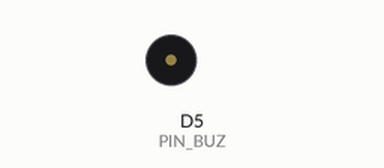
This sketch was run on a simulated ESP8266 (NodeMCU). Parts: buzzer (waves = sounding). What the sketch prints to the serial monitor is not drawn.

Above: at 0.1 s.
At 72.7 s:
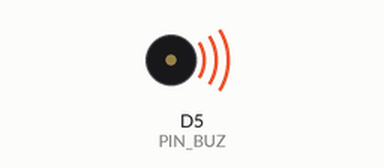
Timing chart, 0 to 79.3 s (numbered marks = the images above):
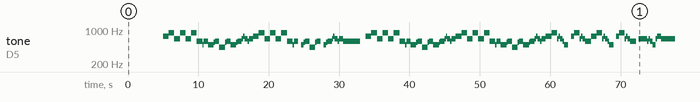

The sketch:

ex_hext_buzzer_v2.0.ino
```cpp
#include "pitches.h"

int PIN_BUZ = D5;
int ArraySize = sizeof(Song_M)/sizeof(int);

void setup()
{
  Serial.begin(9600);
  Serial.println();
  Serial.println("*** HexT Buzzer Board Test ***");

  delay(5000);// song play after 5 sec

  for(int i=0; i<ArraySize; i++)
  {
    tone(PIN_BUZ,Song_M[i]);
    delay(Song_R[i]*200);
    noTone(PIN_BUZ);
  }
}

void loop()
{
}
```

pitches.h
```cpp
#define NOTE_B0  31
#define NOTE_C1  33
#define NOTE_CS1 35
#define NOTE_D1  37
#define NOTE_DS1 39
#define NOTE_E1  41
#define NOTE_F1  44
#define NOTE_FS1 46
#define NOTE_G1  49
#define NOTE_GS1 52
#define NOTE_A1  55
#define NOTE_AS1 58
#define NOTE_B1  62
#define NOTE_C2  65
#define NOTE_CS2 69
#define NOTE_D2  73
#define NOTE_DS2 78
#define NOTE_E2  82
#define NOTE_F2  87
#define NOTE_FS2 93
#define NOTE_G2  98
#define NOTE_GS2 104
#define NOTE_A2  110
#define NOTE_AS2 117
#define NOTE_B2  123
#define NOTE_C3  131
#define NOTE_CS3 139
#define NOTE_D3  147
#define NOTE_DS3 156
#define NOTE_E3  165
#define NOTE_F3  175
#define NOTE_FS3 185
#define NOTE_G3  196
#define NOTE_GS3 208
#define NOTE_A3  220
#define NOTE_AS3 233
#define NOTE_B3  247
#define NOTE_C4  262
#define NOTE_CS4 277
#define NOTE_D4  294
#define NOTE_DS4 311
#define NOTE_E4  330
#define NOTE_F4  349
#define NOTE_FS4 370
#define NOTE_G4  392
#define NOTE_GS4 415
#define NOTE_A4  440
#define NOTE_AS4 466
#define NOTE_B4  494
#define NOTE_C5  523
#define NOTE_CS5 554
#define NOTE_D5  587
#define NOTE_DS5 622
#define NOTE_E5  659
#define NOTE_F5  698
#define NOTE_FS5 740
#define NOTE_G5  784
#define NOTE_GS5 831
#define NOTE_A5  880
#define NOTE_AS5 932
#define NOTE_B5  988
#define NOTE_C6  1047
#define NOTE_CS6 1109
#define NOTE_D6  1175
#define NOTE_DS6 1245
#define NOTE_E6  1319
#define NOTE_F6  1397
#define NOTE_FS6 1480
#define NOTE_G6  1568
#define NOTE_GS6 1661
#define NOTE_A6  1760
#define NOTE_AS6 1865
#define NOTE_B6  1976
#define NOTE_C7  2093
#define NOTE_CS7 2217
#define NOTE_D7  2349
#define NOTE_DS7 2489
#define NOTE_E7  2637
#define NOTE_F7  2794
#define NOTE_FS7 2960
#define NOTE_G7  3136
#define NOTE_GS7 3322
#define NOTE_A7  3520
#define NOTE_AS7 3729
#define NOTE_B7  3951
#define NOTE_C8  4186
#define NOTE_CS8 4435
#define NOTE_D8  4699
#define NOTE_DS8 4978

/*int Song_M[] =
{
  NOTE_G4, NOTE_C5, NOTE_B4, NOTE_A4,
  NOTE_C5, NOTE_G4, NOTE_E4, NOTE_G4,
  NOTE_C5, NOTE_D5, NOTE_E5, NOTE_F5, NOTE_E5,
  NOTE_D5, 0,
  NOTE_G5, NOTE_F5, NOTE_E5, NOTE_D5,
  NOTE_C5, NOTE_B4, NOTE_A4, NOTE_G4, NOTE_E4,
  NOTE_G4, NOTE_C5, NOTE_D5, NOTE_D5, NOTE_E5,
  NOTE_C5, 0,
  NOTE_B4, NOTE_C5, NOTE_D5, NOTE_B4,
  NOTE_E5, NOTE_F5, NOTE_G5, NOTE_E5,
  NOTE_D5, NOTE_C5, NOTE_B4, NOTE_C5,
  NOTE_D5, 0,
  NOTE_G5, NOTE_F5, NOTE_E5, NOTE_D5,
  NOTE_C5, NOTE_B4, NOTE_A4, NOTE_G4, NOTE_E4,
  NOTE_G4, NOTE_C5, NOTE_D5, NOTE_D5, NOTE_E5,
  NOTE_C5, 0
};
int Song_R[] =
{
  2, 3, 1, 2,
  2, 2, 2, 2,
  2, 1, 1, 3, 1,
  6, 2,
  3, 1, 2, 2,
  2, 1, 1, 2, 2,
  2, 2, 1, 1, 2,
  6, 2,
  3, 1, 2, 2,
  3, 1, 2, 2,
  2, 2, 2, 2,
  6, 2,
  3, 1, 2, 2,
  2, 1, 1, 2, 2,
  2, 2, 1, 1, 2,
  6, 2
};*/

int Song_M[] =
{
  NOTE_FS5, NOTE_FS5, NOTE_A5, NOTE_A5, NOTE_E5, NOTE_E5, NOTE_A5, NOTE_A5,// ok
  NOTE_E5, NOTE_E5, NOTE_A5, NOTE_A5, NOTE_D5, NOTE_D5, NOTE_B4, NOTE_D5,
  NOTE_B4, NOTE_B4, NOTE_CS5, NOTE_D5, NOTE_A4, NOTE_A4, NOTE_CS5, NOTE_D5,
  NOTE_B4, NOTE_B4, NOTE_CS5, NOTE_D5, NOTE_E5, NOTE_FS5, NOTE_E5, NOTE_D5, NOTE_E5,
  NOTE_FS5, NOTE_FS5, NOTE_A5, NOTE_A5, NOTE_E5, NOTE_E5, NOTE_A5, NOTE_A5,
  NOTE_E5, NOTE_E5, NOTE_A5, NOTE_A5, NOTE_D5, NOTE_D5, NOTE_B4, NOTE_D5,
  0, NOTE_B4, NOTE_CS5, NOTE_D5, NOTE_A4, NOTE_A4, NOTE_CS5, NOTE_D5,
  0, NOTE_B4, NOTE_CS5, NOTE_D5, NOTE_E5, NOTE_FS5, NOTE_E5, NOTE_D5 ,NOTE_E5,
  NOTE_D5, 0,
  NOTE_FS5, NOTE_FS5, NOTE_A5, NOTE_A5, NOTE_E5, NOTE_E5, NOTE_A5, NOTE_A5,
  NOTE_E5, NOTE_E5, NOTE_A5, NOTE_A5, NOTE_D5, NOTE_D5, NOTE_B4, NOTE_D5, //
  NOTE_B4, NOTE_B4, NOTE_CS5, NOTE_D5, NOTE_A4, NOTE_A4, NOTE_CS5, NOTE_D5,
  NOTE_B4, NOTE_B4, NOTE_CS5, NOTE_D5, NOTE_E5, NOTE_FS5, NOTE_E5, NOTE_D5,NOTE_E5,
  NOTE_FS5, NOTE_FS5, NOTE_A5, NOTE_A5, NOTE_E5, NOTE_A5, NOTE_A5,
  NOTE_E5, NOTE_E5, NOTE_A5, NOTE_A5, NOTE_D5, NOTE_D5, NOTE_B4, NOTE_D5,
  NOTE_B4, NOTE_B4, NOTE_CS5, NOTE_D5, NOTE_A4, NOTE_A4, NOTE_CS5, NOTE_D5,
  NOTE_B4, NOTE_B4, NOTE_CS5, NOTE_D5, NOTE_E5, NOTE_FS5, NOTE_E5, NOTE_D5, NOTE_E5,
  NOTE_FS5, NOTE_FS5, NOTE_A5, NOTE_A5, NOTE_E5, NOTE_FS5, NOTE_E5, NOTE_D5, NOTE_B4,
  0, NOTE_FS5, NOTE_A5, NOTE_A5, NOTE_E5, NOTE_FS5, NOTE_E5, NOTE_D5, NOTE_D5,
  NOTE_FS5, NOTE_FS5, NOTE_A5, NOTE_A5, NOTE_E5, NOTE_FS5, NOTE_E5, NOTE_D5, NOTE_B4,
  0, NOTE_FS5, NOTE_A5, NOTE_A5, NOTE_E5, NOTE_FS5, NOTE_E5, NOTE_D5, NOTE_D5,
  0, NOTE_E5, NOTE_E5, NOTE_E5, NOTE_D5, NOTE_E5, NOTE_D5, NOTE_B4, NOTE_E5, NOTE_FS5,
  NOTE_FS5, NOTE_E5, NOTE_E5, 0
};

int Song_R[] =
{
  2, 2, 1, 3, 2, 2, 1, 3,
  2, 2, 1, 3, 2, 2, 1, 3,
  2, 2, 1, 3, 2, 2, 1, 3,
  2, 2, 1, 3, 1, 1, 2, 1, 3,
  2, 2, 1, 3, 2, 2, 1, 3,
  2, 2, 1, 3, 2, 2, 1, 3,
  2, 2, 1, 3, 2, 2, 1, 3,
  2, 2, 1, 3, 1, 1, 2, 1, 3,
  12, 4,
  2, 2, 1, 3, 2, 2, 1, 3,
  2, 2, 1, 3, 2, 2, 1, 3,
  2, 2, 1, 3, 2, 2, 1, 3,
  2, 2, 1, 3, 1, 1, 2, 1, 3,
  2, 2, 1, 3, 4, 1, 3,
  2, 2, 1, 3, 2, 2, 1, 3,
  2, 2, 1, 3, 2, 2, 1, 3,
  2, 2, 1, 3, 1, 1, 2, 1, 3,
  2, 2, 1, 3, 1, 1, 2, 1, 3,
  2, 2, 1, 3, 1, 1, 2, 1, 3,
  2, 2, 1, 3, 1, 1, 2, 1, 3,
  2, 2, 1, 3, 1, 1, 2, 1, 3,
  2, 2, 2, 2, 1, 1, 2, 2, 1, 1,
  2, 6, 4, 4
};
```
